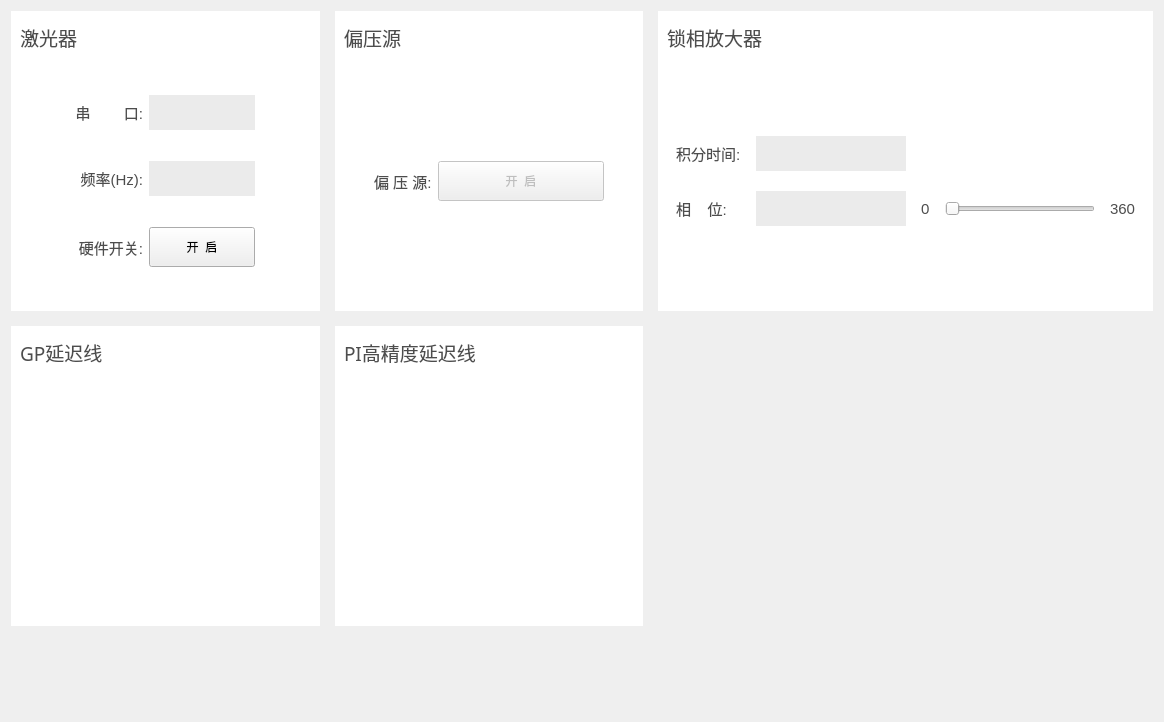
<?xml version="1.0" encoding="UTF-8"?>
<ui version="4.0">
 <class>Form</class>
 <widget class="QWidget" name="Form">
  <property name="geometry">
   <rect>
    <x>0</x>
    <y>0</y>
    <width>1164</width>
    <height>722</height>
   </rect>
  </property>
  <property name="windowTitle">
   <string>Form</string>
  </property>
  <property name="styleSheet">
   <string notr="true">QGroupBox,QLabel{background-color: #FFFFFFFF;	border:none;}
.QLabel{ color:#FF4D4D4D; background-color: transparent;}
.QComboBox{	background-color: #FFEBEBEB; color:#FF4D4D4D;	border:none;}
.QLineEdit{background-color:#FFEBEBEB;border:none;}
#gbxJgq QLabel{ font-family:&quot;宋体&quot;; font-size:11pt; }
#gbxPyy QLabel{ font-family:&quot;宋体&quot;; font-size:11pt; }
#gbxSxfdq QLabel{ font-family:&quot;宋体&quot;; font-size:11pt; }</string>
  </property>
  <layout class="QVBoxLayout" name="verticalLayout">
   <item>
    <layout class="QGridLayout" name="gridLayout">
     <property name="spacing">
      <number>15</number>
     </property>
     <item row="1" column="1">
      <widget class="QGroupBox" name="groupBox_5">
       <property name="minimumSize">
        <size>
         <width>250</width>
         <height>300</height>
        </size>
       </property>
       <property name="styleSheet">
        <string notr="true"/>
       </property>
       <property name="title">
        <string/>
       </property>
       <layout class="QVBoxLayout" name="verticalLayout_6">
        <item>
         <widget class="QLabel" name="label_9">
          <property name="minimumSize">
           <size>
            <width>0</width>
            <height>35</height>
           </size>
          </property>
          <property name="maximumSize">
           <size>
            <width>16777215</width>
            <height>35</height>
           </size>
          </property>
          <property name="font">
           <font>
            <family>宋体</family>
            <pointsize>14</pointsize>
           </font>
          </property>
          <property name="text">
           <string>PI高精度延迟线</string>
          </property>
         </widget>
        </item>
        <item>
         <widget class="QGroupBox" name="gbxPi">
          <property name="title">
           <string/>
          </property>
         </widget>
        </item>
       </layout>
      </widget>
     </item>
     <item row="0" column="1">
      <widget class="QGroupBox" name="groupBox_2">
       <property name="minimumSize">
        <size>
         <width>250</width>
         <height>300</height>
        </size>
       </property>
       <property name="styleSheet">
        <string notr="true"/>
       </property>
       <property name="title">
        <string/>
       </property>
       <layout class="QVBoxLayout" name="verticalLayout_3">
        <item>
         <widget class="QLabel" name="label_7">
          <property name="minimumSize">
           <size>
            <width>0</width>
            <height>35</height>
           </size>
          </property>
          <property name="maximumSize">
           <size>
            <width>16777215</width>
            <height>35</height>
           </size>
          </property>
          <property name="font">
           <font>
            <family>宋体</family>
            <pointsize>14</pointsize>
           </font>
          </property>
          <property name="text">
           <string>偏压源</string>
          </property>
         </widget>
        </item>
        <item alignment="Qt::AlignHCenter">
         <widget class="QGroupBox" name="gbxPyy">
          <property name="title">
           <string/>
          </property>
          <layout class="QGridLayout" name="gridLayout_3">
           <item row="0" column="0">
            <widget class="QLabel" name="label_15">
             <property name="text">
              <string>偏 压 源:</string>
             </property>
            </widget>
           </item>
           <item row="0" column="1">
            <widget class="QPushButton" name="btnBaisSrc">
             <property name="enabled">
              <bool>false</bool>
             </property>
             <property name="minimumSize">
              <size>
               <width>166</width>
               <height>0</height>
              </size>
             </property>
             <property name="maximumSize">
              <size>
               <width>166</width>
               <height>40</height>
              </size>
             </property>
             <property name="styleSheet">
              <string notr="true"/>
             </property>
             <property name="text">
              <string>开  启</string>
             </property>
             <property name="checkable">
              <bool>true</bool>
             </property>
            </widget>
           </item>
          </layout>
         </widget>
        </item>
       </layout>
      </widget>
     </item>
     <item row="0" column="0">
      <widget class="QGroupBox" name="groupBox">
       <property name="minimumSize">
        <size>
         <width>250</width>
         <height>300</height>
        </size>
       </property>
       <property name="styleSheet">
        <string notr="true"/>
       </property>
       <property name="title">
        <string/>
       </property>
       <layout class="QVBoxLayout" name="verticalLayout_2">
        <item>
         <widget class="QLabel" name="label_8">
          <property name="minimumSize">
           <size>
            <width>0</width>
            <height>35</height>
           </size>
          </property>
          <property name="maximumSize">
           <size>
            <width>16777215</width>
            <height>35</height>
           </size>
          </property>
          <property name="font">
           <font>
            <family>宋体</family>
            <pointsize>14</pointsize>
           </font>
          </property>
          <property name="text">
           <string>激光器</string>
          </property>
         </widget>
        </item>
        <item alignment="Qt::AlignHCenter">
         <widget class="QGroupBox" name="gbxJgq">
          <property name="maximumSize">
           <size>
            <width>300</width>
            <height>16777215</height>
           </size>
          </property>
          <property name="title">
           <string/>
          </property>
          <layout class="QGridLayout" name="gridLayout_2">
           <item row="0" column="0">
            <widget class="QLabel" name="label">
             <property name="text">
              <string>串        口:</string>
             </property>
             <property name="alignment">
              <set>Qt::AlignRight|Qt::AlignTrailing|Qt::AlignVCenter</set>
             </property>
            </widget>
           </item>
           <item row="0" column="1">
            <widget class="QLineEdit" name="txtPort">
             <property name="maximumSize">
              <size>
               <width>16777215</width>
               <height>35</height>
              </size>
             </property>
            </widget>
           </item>
           <item row="1" column="0">
            <widget class="QLabel" name="label_4">
             <property name="text">
              <string>频率(Hz):</string>
             </property>
             <property name="alignment">
              <set>Qt::AlignRight|Qt::AlignTrailing|Qt::AlignVCenter</set>
             </property>
            </widget>
           </item>
           <item row="1" column="1">
            <widget class="QLineEdit" name="txtHz">
             <property name="maximumSize">
              <size>
               <width>16777215</width>
               <height>35</height>
              </size>
             </property>
            </widget>
           </item>
           <item row="2" column="0">
            <widget class="QLabel" name="label_10">
             <property name="text">
              <string>硬件开关:</string>
             </property>
             <property name="alignment">
              <set>Qt::AlignRight|Qt::AlignTrailing|Qt::AlignVCenter</set>
             </property>
            </widget>
           </item>
           <item row="2" column="1">
            <widget class="QPushButton" name="btnLaser">
             <property name="maximumSize">
              <size>
               <width>16777215</width>
               <height>40</height>
              </size>
             </property>
             <property name="text">
              <string>开  启</string>
             </property>
             <property name="checkable">
              <bool>true</bool>
             </property>
            </widget>
           </item>
          </layout>
         </widget>
        </item>
       </layout>
      </widget>
     </item>
     <item row="1" column="0">
      <widget class="QGroupBox" name="groupBox_4">
       <property name="minimumSize">
        <size>
         <width>250</width>
         <height>300</height>
        </size>
       </property>
       <property name="styleSheet">
        <string notr="true"/>
       </property>
       <property name="title">
        <string/>
       </property>
       <layout class="QVBoxLayout" name="verticalLayout_5">
        <item>
         <widget class="QLabel" name="label_5">
          <property name="minimumSize">
           <size>
            <width>0</width>
            <height>35</height>
           </size>
          </property>
          <property name="maximumSize">
           <size>
            <width>16777215</width>
            <height>35</height>
           </size>
          </property>
          <property name="font">
           <font>
            <family>宋体</family>
            <pointsize>14</pointsize>
           </font>
          </property>
          <property name="text">
           <string>GP延迟线</string>
          </property>
         </widget>
        </item>
        <item>
         <widget class="QGroupBox" name="gbxYcx">
          <property name="title">
           <string/>
          </property>
         </widget>
        </item>
       </layout>
      </widget>
     </item>
     <item row="0" column="2">
      <widget class="QGroupBox" name="groupBox_3">
       <property name="minimumSize">
        <size>
         <width>400</width>
         <height>300</height>
        </size>
       </property>
       <property name="maximumSize">
        <size>
         <width>16777215</width>
         <height>300</height>
        </size>
       </property>
       <property name="styleSheet">
        <string notr="true"/>
       </property>
       <property name="title">
        <string/>
       </property>
       <layout class="QVBoxLayout" name="verticalLayout_4">
        <item>
         <widget class="QLabel" name="label_6">
          <property name="minimumSize">
           <size>
            <width>0</width>
            <height>35</height>
           </size>
          </property>
          <property name="maximumSize">
           <size>
            <width>16777215</width>
            <height>35</height>
           </size>
          </property>
          <property name="font">
           <font>
            <family>宋体</family>
            <pointsize>14</pointsize>
           </font>
          </property>
          <property name="text">
           <string>锁相放大器</string>
          </property>
         </widget>
        </item>
        <item alignment="Qt::AlignHCenter|Qt::AlignVCenter">
         <widget class="QGroupBox" name="gbxSxfdq">
          <property name="title">
           <string/>
          </property>
          <layout class="QGridLayout" name="gridLayout_5">
           <property name="horizontalSpacing">
            <number>15</number>
           </property>
           <property name="verticalSpacing">
            <number>20</number>
           </property>
           <item row="0" column="1">
            <widget class="QLineEdit" name="txtTime">
             <property name="minimumSize">
              <size>
               <width>150</width>
               <height>35</height>
              </size>
             </property>
             <property name="maximumSize">
              <size>
               <width>150</width>
               <height>35</height>
              </size>
             </property>
            </widget>
           </item>
           <item row="1" column="2">
            <widget class="QLabel" name="lblMin">
             <property name="text">
              <string>0</string>
             </property>
            </widget>
           </item>
           <item row="0" column="0">
            <widget class="QLabel" name="label_16">
             <property name="text">
              <string>积分时间:</string>
             </property>
            </widget>
           </item>
           <item row="1" column="0">
            <widget class="QLabel" name="lblXw">
             <property name="text">
              <string>相    位:</string>
             </property>
            </widget>
           </item>
           <item row="1" column="1">
            <widget class="QLineEdit" name="txtPhase">
             <property name="minimumSize">
              <size>
               <width>150</width>
               <height>35</height>
              </size>
             </property>
             <property name="maximumSize">
              <size>
               <width>150</width>
               <height>35</height>
              </size>
             </property>
            </widget>
           </item>
           <item row="1" column="3">
            <widget class="QSlider" name="slider">
             <property name="minimumSize">
              <size>
               <width>150</width>
               <height>0</height>
              </size>
             </property>
             <property name="maximumSize">
              <size>
               <width>150</width>
               <height>16777215</height>
              </size>
             </property>
             <property name="orientation">
              <enum>Qt::Horizontal</enum>
             </property>
            </widget>
           </item>
           <item row="1" column="4">
            <widget class="QLabel" name="lblMax">
             <property name="text">
              <string>360</string>
             </property>
            </widget>
           </item>
          </layout>
         </widget>
        </item>
       </layout>
      </widget>
     </item>
    </layout>
   </item>
   <item>
    <spacer name="verticalSpacer">
     <property name="orientation">
      <enum>Qt::Vertical</enum>
     </property>
     <property name="sizeHint" stdset="0">
      <size>
       <width>20</width>
       <height>40</height>
      </size>
     </property>
    </spacer>
   </item>
  </layout>
 </widget>
 <resources/>
 <connections/>
</ui>
